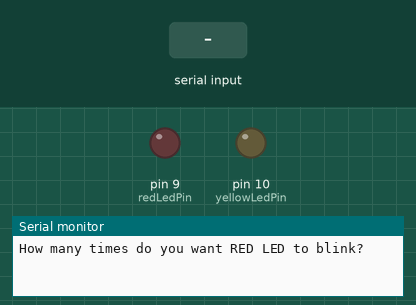
Recording of a sketch running on a simulated Arduino Uno, built with avr-gcc and run on an emulated ATmega328P. Shown: output pins drawn as LEDs (lit = HIGH), the last lines printed to the serial monitor. Dashed ring = blinking. Inputs (shaded band) come from the test bench.

Above: at 1.2 s.
1.3 s: "90,45\n" received over Serial
At 2.4 s:
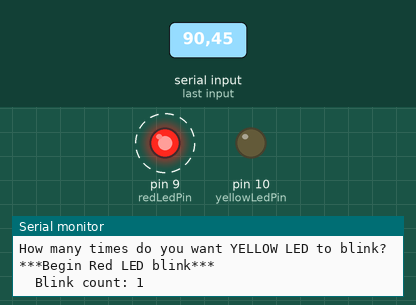
Timing chart, 0 to 10.3 s (numbered marks = the images above; inputs shaded):
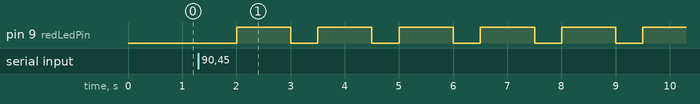

Measured:
- after the input at 1.3 s, pin 9 (redLedPin): alternates HIGH for 1.0 s and LOW for 0.50 s, starting after 0.70 s

The sketch:

TechBoy_L7.ino
```cpp
int redLedPin = 9;
int yellowLedPin = 10;
int redLedOn = 1000;
int yellowLedOn = 750;
int redLedOff = 500;
int yellowLedOff = 500;
int redLedNumBlinks;
int yellowLedNumBlinks;
int defaultNumBlinks = 5;
int waitUserInputTime = 10;
String redLedMessage = "***Begin Red LED blink***";
String yellowLedMessage = "***Begin Yellow LED blink***";
String blinkCountMessage = "  Blink count: ";

void blinkLed(int ledPin, int numBlink, int ledOnTime, int ledOffTime, String message) {
  int i = 1;

  while(i<=numBlink){
    Serial.print(message);
    Serial.println(i);

    digitalWrite(ledPin, HIGH);
    delay(ledOnTime);
    digitalWrite(ledPin, LOW);
    delay(ledOffTime);

    i=i+1;
  }

}

void setup() {
  // put your setup code here, to run once:
  Serial.begin(115200);

  pinMode(redLedPin, OUTPUT);
  pinMode(yellowLedPin, OUTPUT);
}

void loop() {
  // put your main code here, to run repeatedly:
  Serial.println("How many times do you want RED LED to blink?");
  int tempDelay = 0;
  while(Serial.available() == 0 && tempDelay <= waitUserInputTime){
    delay(1000);
    tempDelay = tempDelay + 1;
  }
  redLedNumBlinks = Serial.parseInt();
  if(redLedNumBlinks <=0) {redLedNumBlinks = defaultNumBlinks;}

  Serial.println("How many times do you want YELLOW LED to blink?");
  tempDelay = 0;
  while(Serial.available() == 0 && tempDelay <= waitUserInputTime){
    delay(1000);
    tempDelay = tempDelay + 1;
  }
  yellowLedNumBlinks = Serial.parseInt();
  if(yellowLedNumBlinks <=0) {yellowLedNumBlinks = defaultNumBlinks;}

  Serial.println(redLedMessage);
  blinkLed(redLedPin, redLedNumBlinks, redLedOn, redLedOff, blinkCountMessage);
  Serial.println(yellowLedMessage);
  blinkLed(yellowLedPin, yellowLedNumBlinks, yellowLedOn, yellowLedOff, blinkCountMessage);

}
```
